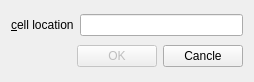
<?xml version="1.0" encoding="UTF-8"?>
<ui version="4.0">
 <class>Dialog</class>
 <widget class="QDialog" name="Dialog">
  <property name="geometry">
   <rect>
    <x>0</x>
    <y>0</y>
    <width>254</width>
    <height>82</height>
   </rect>
  </property>
  <property name="windowTitle">
   <string>Go To Cell</string>
  </property>
  <layout class="QVBoxLayout" name="verticalLayout">
   <item>
    <layout class="QHBoxLayout" name="horizontalLayout_2">
     <item>
      <widget class="QLabel" name="label">
       <property name="text">
        <string>&amp;cell location</string>
       </property>
       <property name="buddy">
        <cstring>lineEdit</cstring>
       </property>
      </widget>
     </item>
     <item>
      <widget class="QLineEdit" name="lineEdit"/>
     </item>
    </layout>
   </item>
   <item>
    <layout class="QHBoxLayout" name="horizontalLayout">
     <item>
      <spacer name="horizontalSpacer">
       <property name="orientation">
        <enum>Qt::Horizontal</enum>
       </property>
       <property name="sizeHint" stdset="0">
        <size>
         <width>40</width>
         <height>20</height>
        </size>
       </property>
      </spacer>
     </item>
     <item>
      <widget class="QPushButton" name="button_ok">
       <property name="enabled">
        <bool>false</bool>
       </property>
       <property name="text">
        <string>OK</string>
       </property>
       <property name="default">
        <bool>true</bool>
       </property>
      </widget>
     </item>
     <item>
      <widget class="QPushButton" name="button_cancle">
       <property name="text">
        <string>Cancle</string>
       </property>
      </widget>
     </item>
    </layout>
   </item>
  </layout>
 </widget>
 <layoutdefault spacing="6" margin="11"/>
 <tabstops>
  <tabstop>lineEdit</tabstop>
  <tabstop>button_ok</tabstop>
  <tabstop>button_cancle</tabstop>
 </tabstops>
 <resources/>
 <connections/>
</ui>
